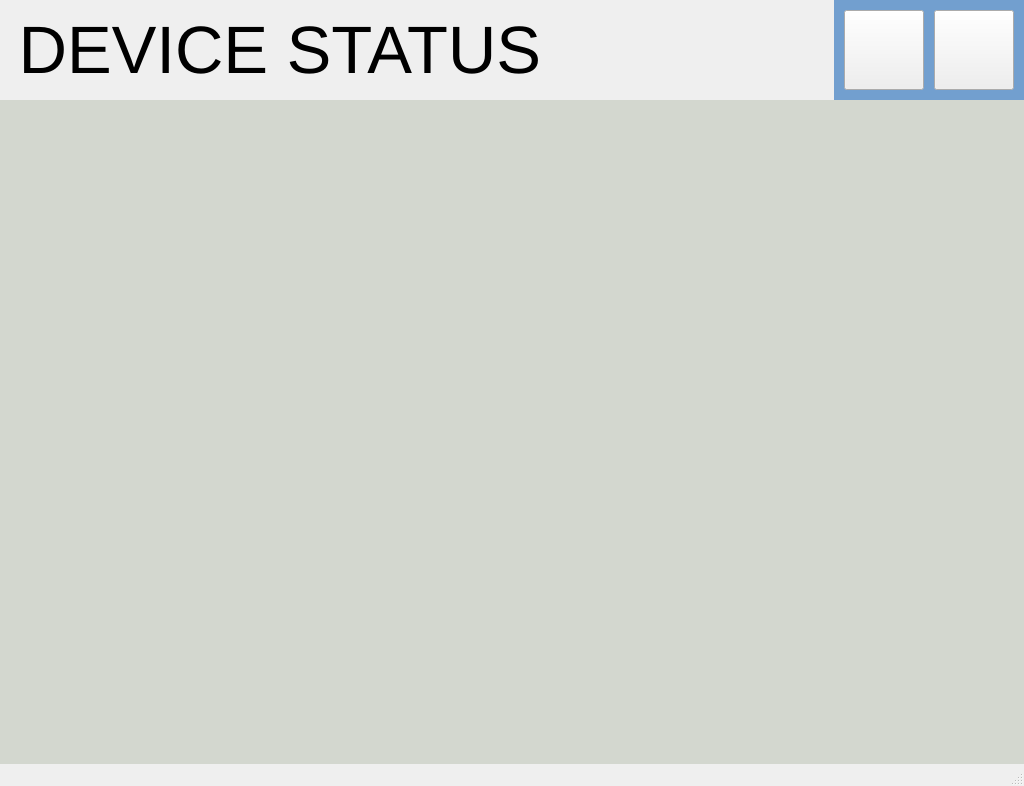
<?xml version="1.0" encoding="UTF-8"?>
<ui version="4.0">
 <class>DeviceWindow</class>
 <widget class="QMainWindow" name="DeviceWindow">
  <property name="geometry">
   <rect>
    <x>0</x>
    <y>0</y>
    <width>1024</width>
    <height>786</height>
   </rect>
  </property>
  <property name="windowTitle">
   <string>MainWindow</string>
  </property>
  <widget class="QWidget" name="centralwidget">
   <widget class="QLabel" name="label_heading">
    <property name="geometry">
     <rect>
      <x>0</x>
      <y>0</y>
      <width>1024</width>
      <height>100</height>
     </rect>
    </property>
    <property name="font">
     <font>
      <pointsize>50</pointsize>
     </font>
    </property>
    <property name="text">
     <string> DEVICE STATUS</string>
    </property>
   </widget>
   <widget class="QLabel" name="label_button">
    <property name="geometry">
     <rect>
      <x>834</x>
      <y>0</y>
      <width>190</width>
      <height>100</height>
     </rect>
    </property>
    <property name="styleSheet">
     <string notr="true">background-color: rgb(114, 159, 207);</string>
    </property>
    <property name="text">
     <string/>
    </property>
   </widget>
   <widget class="QStackedWidget" name="stackedWidget">
    <property name="geometry">
     <rect>
      <x>0</x>
      <y>100</y>
      <width>1024</width>
      <height>686</height>
     </rect>
    </property>
    <property name="styleSheet">
     <string notr="true">background-color: rgb(211, 215, 207);</string>
    </property>
    <widget class="QWidget" name="page"/>
    <widget class="QWidget" name="page_2"/>
   </widget>
   <widget class="QPushButton" name="pushButton_home_button">
    <property name="geometry">
     <rect>
      <x>844</x>
      <y>10</y>
      <width>80</width>
      <height>80</height>
     </rect>
    </property>
    <property name="styleSheet">
     <string notr="true">image: url(:/new/icons/home-button.png);</string>
    </property>
    <property name="text">
     <string/>
    </property>
   </widget>
   <widget class="QPushButton" name="pushButton_return">
    <property name="geometry">
     <rect>
      <x>934</x>
      <y>10</y>
      <width>80</width>
      <height>80</height>
     </rect>
    </property>
    <property name="styleSheet">
     <string notr="true">image: url(:/new/icons/back-arrow.png);</string>
    </property>
    <property name="text">
     <string/>
    </property>
   </widget>
   <widget class="QLabel" name="label_Date">
    <property name="geometry">
     <rect>
      <x>770</x>
      <y>770</y>
      <width>150</width>
      <height>22</height>
     </rect>
    </property>
    <property name="font">
     <font>
      <pointsize>12</pointsize>
     </font>
    </property>
    <property name="text">
     <string/>
    </property>
   </widget>
   <widget class="QLabel" name="label_Time">
    <property name="geometry">
     <rect>
      <x>790</x>
      <y>760</y>
      <width>150</width>
      <height>22</height>
     </rect>
    </property>
    <property name="font">
     <font>
      <pointsize>12</pointsize>
     </font>
    </property>
    <property name="text">
     <string/>
    </property>
   </widget>
  </widget>
  <widget class="QStatusBar" name="statusbar"/>
 </widget>
 <resources/>
 <connections/>
</ui>
